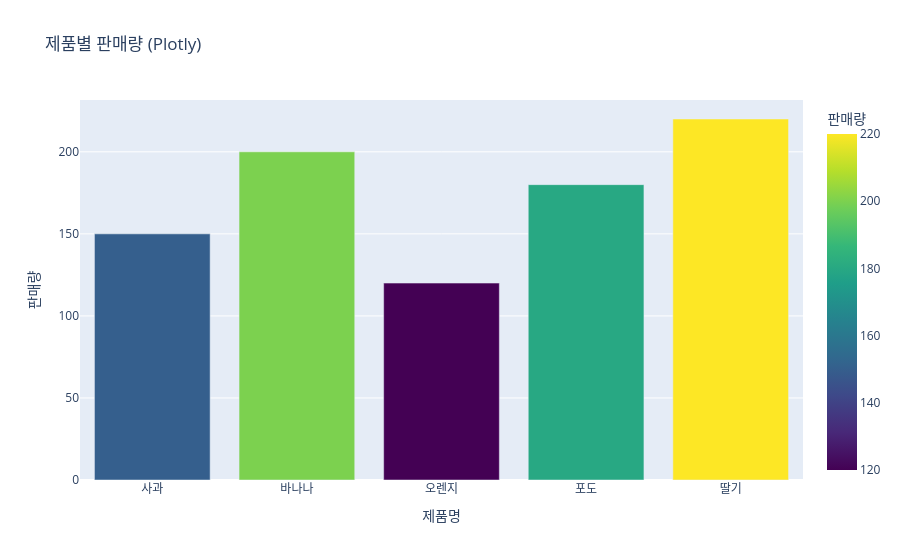

Notebook code for this chart:
### Code cell
# Plotly 시각화
fig = px.bar(df_test, x='제품명', y='판매량', title='제품별 판매량 (Plotly)',
             color='판매량', color_continuous_scale='viridis')
fig.show()

print("✅ Plotly 한글 시각화 성공!")

### Figure 1 — Plotly figure (JSON) as saved in the notebook; plotly's stock layout.template omitted (floating-point values rounded to 4 significant figures)
{"data": [{"hovertemplate": "제품명=%{x}<br>판매량=%{marker.color}<extra></extra>", "legendgroup": "", "marker": {"color": [150, 200, 120, 180, 220], "coloraxis": "coloraxis", "pattern": {"shape": ""}}, "name": "", "orientation": "v", "showlegend": false, "textposition": "auto", "type": "bar", "x": ["사과", "바나나", "오렌지", "포도", "딸기"], "xaxis": "x", "y": [150, 200, 120, 180, 220], "yaxis": "y"}], "layout": {"barmode": "relative", "coloraxis": {"colorbar": {"title": {"text": "판매량"}}, "colorscale": [[0, "#440154"], [0.1111, "#482878"], [0.2222, "#3e4989"], [0.3333, "#31688e"], [0.4444, "#26828e"], [0.5556, "#1f9e89"], [0.6667, "#35b779"], [0.7778, "#6ece58"], [0.8889, "#b5de2b"], [1, "#fde725"]]}, "legend": {"tracegroupgap": 0}, "title": {"text": "제품별 판매량 (Plotly)"}, "xaxis": {"anchor": "y", "domain": [0, 1], "title": {"text": "제품명"}}, "yaxis": {"anchor": "x", "domain": [0, 1], "title": {"text": "판매량"}}}}
